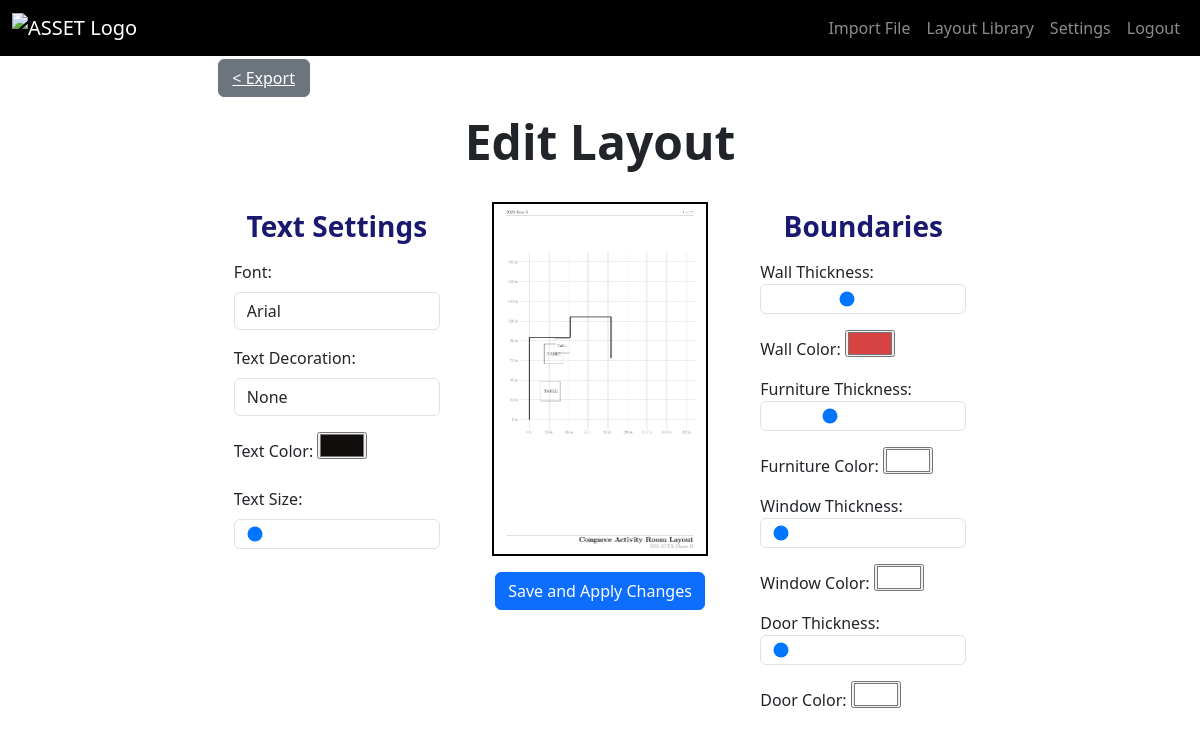
The page /edit/8 (signed in) on the database its author committed.
### app1/models.py (models this page shows)
class StyleSettings(models.Model):
    user = models.ForeignKey(User, on_delete=models.CASCADE)
    name = models.CharField(max_length=255)
    NO_DECORATION = 'none'
    BOLD = 'bold'
    UNDERLINE = 'underline'
    ITALICS = 'italics'
    TEXT_DECORATION_CHOICES = [
        (NO_DECORATION, 'None'),
        (BOLD, 'Bold'),
        (UNDERLINE, 'Underline'),
        (ITALICS, 'Italicize'),
    ]
    DEFAULT = 'Default'
    TIMES_NEW_ROMAN = 'Times New Roman'
    ARIAL = 'Arial'
    FONT_CHOICES = [
        (DEFAULT, 'Default'),
        (TIMES_NEW_ROMAN, 'Times New Roman'),
        (ARIAL, 'Arial'),
    ]
    text_decoration = models.CharField(max_length=28, default=NO_DECORATION, choices=TEXT_DECORATION_CHOICES)  # Allowed values: bold, italicized, underlined
    font_type = models.CharField(max_length=56, default=DEFAULT, choices=FONT_CHOICES) # Font type
    font_size = models.IntegerField() # TODO: Set default
    font_color = models.CharField(max_length=7, default="#FFFFFF")
    wall_color = models.CharField(max_length=7, default="#FFFFFF")
    door_color = models.CharField(max_length=7, default="#FFFFFF")
    furniture_color = models.CharField(max_length=7, default="#FFFFFF")
    window_color = models.CharField(max_length=7, default="#FFFFFF")
    wall_width = models.IntegerField()
    door_width = models.IntegerField()
    furniture_width = models.IntegerField()
    window_width = models.IntegerField()
    orientation_type = models.CharField(max_length=255, default = "vertical")
    created_at = models.DateTimeField(auto_now_add=True)

### app1/views.py (the view)
# urls.py: path('edit/<int:layout_id>', views.EditLayoutStylePage, name='edit-layout')
@login_required(login_url="login")
def EditLayoutStylePage(request, layout_id):
    layout = get_object_or_404(ConvertedFile, id=layout_id)
    style_settings_instance = layout.style_settings
    if request.method == "POST":
        form = UpdateStyleSettingsForm(request.POST, instance=style_settings_instance)
        if form.is_valid():
            form.save()
            print(f"FORM STYLE SETTINGS CHECK: Wall Thickness = {style_settings_instance.wall_width}")
            print(f"Wall Color = {style_settings_instance.wall_color}")
            print("Form successfully saved.")
            return redirect('edit-layout', layout_id=layout_id)
    else:
        form = UpdateStyleSettingsForm(instance=style_settings_instance)
    context = {
        'layout': layout,
        'form': form
    }
    return render(request, "edit-style.html", context)

### templates/edit-style.html (shortened to what this page needs)
{% extends 'base.html' %}
{% block content %}
    <div class="container" style="width: 65%; margin-top:5%">
        <div class="row mt-5 mb-3 clearfix">
            <button type="button" class="btn btn-md btn-secondary float-start" style="width: 12%"><a href="{% url 'export-layout' layout.id %}" style="color:inherit">< Export</a></button>
        </div>
        <h1 class="display-5 fw-bold justify-content-center text-center">Edit Layout</h1>
        <form method="post">
        <div class="row">
            <div class="col justify-content-center p-3">
                <center><h3 class="fw-bold pt-3" style="color:midnightblue">Text Settings</h3></center>
                <div class="mt-3">
                        <div class="mt-3">
                            <label for="font_type" class="form-label">Font:</label>
                            {{ form.font_type }}
                        </div>
                        <div class="mt-3">
                            <label for="text_decoration" class="form-label">Text Decoration:</label>
                            {{ form.text_decoration }}
                        </div>
                        <div class="mt-3">
                            <label for="font_color" class="form-label">Text Color: </label>
                            {{ form.font_color }}
                        </div>
                        <div class="mt-3">
                            <label for="font_size" class="form-label">Text Size:</label>
                            {{ form.font_size }}
                        </div>
                </div>
            </div>
            <div class="col m-4 justify-content-center" id="layout-preview">
                <div class="object-fit-contain" style="border: 2px solid black"; style="width:auto">
                    <img src="../uploads/imported_files/output.png" alt="Output Preview" style="max-height:350px;">
                </div>
                <div class="mt-3 d-flex justify-content-center">
                    <button type="submit" class="btn btn-primary">Save and Apply Changes</button>
                </div>
            </div>
            <div class="col justify-content-center p-3">
                <center><h3 class="fw-bold pt-3" style="color: midnightblue">Boundaries</h3></center>
                <div class="mt-1">
                    <div class="mt-3">
                        <label for="wall_width">Wall Thickness:</label>
                        {{ form.wall_width }}
                    </div>
                    <div class="mt-3">
                        <label for="wall_color">Wall Color:</label>
                        {{ form.wall_color }}
                    </div>
                    <div class="mt-3">
                        <label for="furniture_width">Furniture Thickness:</label>
                        {{ form.furniture_width }}
                    </div>
                    <div class="mt-3">
                        <label for="furniture_color">Furniture Color:</label>
                        {{ form.furniture_color }}
                    </div>
                    <div class="mt-3">
                        <label for="window_width">Window Thickness:</label>
                        {{ form.window_width }}
                    </div>
                    <div class="mt-3">
                        <label for="window_color">Window Color:</label>
                        {{ form.window_color }}
                    </div>
                    <div class="mt-3">
                        <label for="door_width">Door Thickness:</label>
                        {{ form.door_width }}
                    </div>
                    <div class="mt-3">
                        <label for="door_color">Door Color:</label>
                        {{ form.door_color }}
                    </div>
                </div>
            </div>
        </div>
        </form>
    </div>
{% endblock %}

### rows shown on the page
StyleSettings: font_type "Arial", text_decoration "None", font_color "#120d0d", font_size "2", wall_width "6", wall_color "#d74242", furniture_width "5", furniture_color "#ffffff", window_width "2", window_color "#ffffff", door_width "2", door_color "#ffffff"
